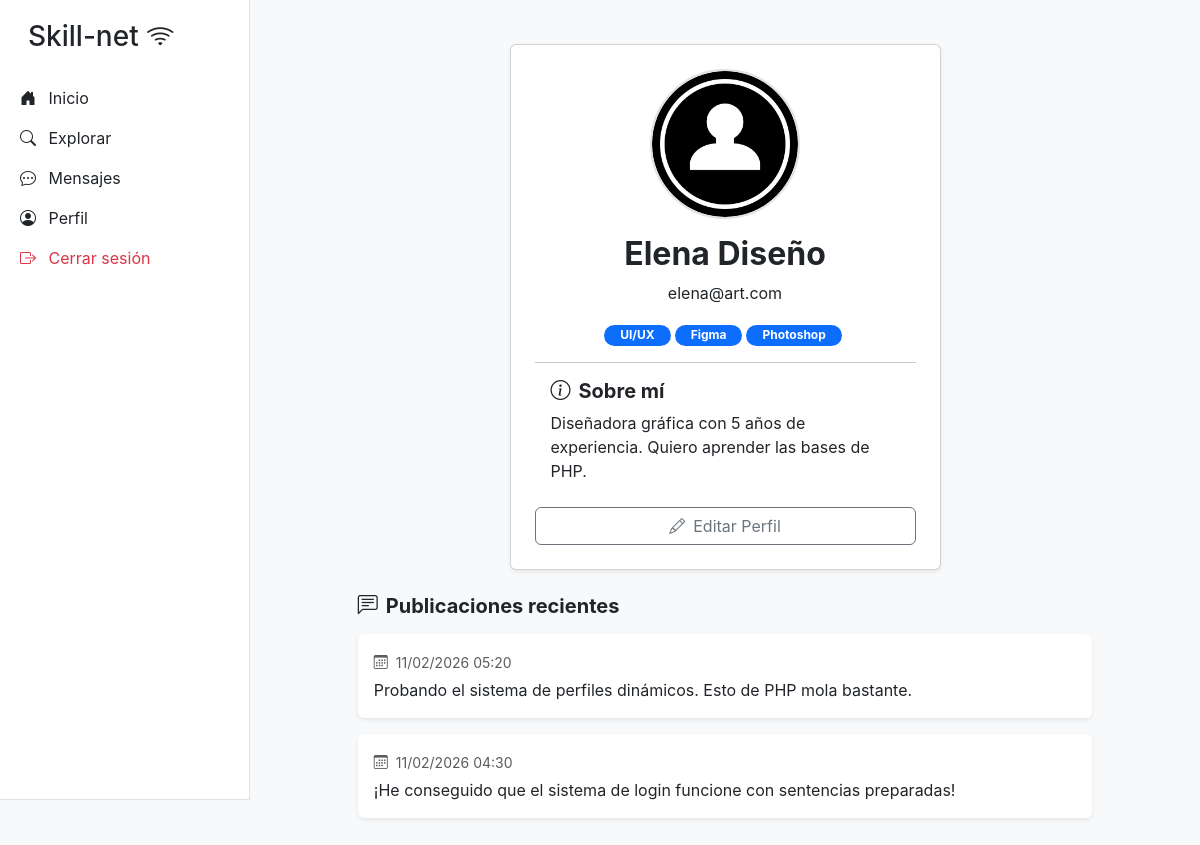
The page /perfil.php (signed in) on the database its author committed.
### tables this page shows
CREATE TABLE IF NOT EXISTS usuarios (
    id INT AUTO_INCREMENT PRIMARY KEY,
    nombre VARCHAR(100) NOT NULL,
    email VARCHAR(150) NOT NULL UNIQUE,
    password VARCHAR(255) NOT NULL,
    habilidades TEXT,  
    bio TEXT,
    avatar VARCHAR(255) DEFAULT 'default.png',
    fecha_registro TIMESTAMP DEFAULT CURRENT_TIMESTAMP
);

CREATE TABLE IF NOT EXISTS publicaciones (
    id INT AUTO_INCREMENT PRIMARY KEY,
    id_usuario INT NOT NULL,
    contenido TEXT NOT NULL,
    fecha_publicacion TIMESTAMP DEFAULT CURRENT_TIMESTAMP,
    FOREIGN KEY (id_usuario) REFERENCES usuarios(id) ON DELETE CASCADE
);

### perfil.php (the view, shortened to what this page needs)
<?php
include 'phpscripts/dbconn.php';
$perfil_id = isset($_GET['id']) ? intval($_GET['id']) : $_SESSION['user_id'];
$stmt = $conn->prepare("SELECT nombre, email, habilidades, bio, avatar FROM usuarios WHERE id = ?");
$stmt->bind_param("i", $perfil_id);
$stmt->execute();
$resultado = $stmt->get_result();
$user_perfil = $resultado->fetch_assoc();
$fotoPerfil = (!empty($user_perfil['avatar']) && file_exists("img/" . $user_perfil['avatar']))
    ? $user_perfil['avatar']
    : "user.png";
?>
<!DOCTYPE html>
<html lang="es">
<head>
    <link href="https://cdn.jsdelivr.net/npm/bootstrap@5.3.0/dist/css/bootstrap.min.css" rel="stylesheet">
    <link rel="stylesheet" href="https://cdn.jsdelivr.net/npm/bootstrap-icons@1.11.0/font/bootstrap-icons.css">
    <link rel="stylesheet" href="css/style.css">
</head>
<body>
    <main class="main-content">
        <div class="container mt-4">
            <div class="row justify-content-center">
                <?php include("phpscripts/navbar.php"); ?>
                <div class="col-md-8 col-lg-6">
                    <div class="card shadow-sm mb-4">
                        <div class="card-body text-center p-4">
                            <img src="img/<?php echo $fotoPerfil; ?>"
                                class="rounded-circle mb-3 img-perfil-crop img-perfil-grande mx-auto d-block"
                                alt="Perfil">
                            <h2 class="fw-bold"><?php echo htmlspecialchars($user_perfil['nombre']); ?></h2>
                            <p class=""><?php echo htmlspecialchars($user_perfil['email']); ?></p>
                            <div class="mb-3">
                                <?php
                                $tags = explode(",", $user_perfil['habilidades'] ?? '');
                                foreach ($tags as $tag) {
                                    if (!empty(trim($tag))) {
                                        echo '<span class="badge bg-primary rounded-pill me-1 px-3">' . htmlspecialchars(trim($tag)) . '</span>';
                                    }
                                }
                                ?>
                            </div>
                            <hr>
                            <div class="text-start px-3">
                                <h5 class="fw-bold"><i class="bi bi-info-circle me-2"></i>Sobre mí</h5>
                                <p class="">
                                    <?php echo nl2br(htmlspecialchars($user_perfil['bio'] ?? 'Este usuario aún no tiene biografía.')); ?>
                                </p>
                            </div>
                            <div class="mt-4">
                                <?php if ($perfil_id == $_SESSION['user_id']): ?>
                                    <a href="editar_perfil.php" class="btn btn-outline-secondary w-100">
                                        <i class="bi bi-pencil me-2"></i>Editar Perfil
                                    </a>
                                <?php else: ?>
                                    <a href="mensajes.php?id=<?php echo $perfil_id; ?>" class="btn btn-primary w-100">
                                        <i class="bi bi-chat-fill me-2"></i>Contactar para colaborar
                                    </a>
                                <?php endif; ?>
                            </div>
                        </div>
                    </div>
                </div>
            </div>
            <div class="row justify-content-center">
                <div class="col-md-10 col-lg-10">
                    <h5 class="fw-bold mb-3">
                        <i class="bi bi-chat-left-text me-2"></i>Publicaciones recientes
                    </h5>
                    <?php
                    $stmt_posts = $conn->prepare("SELECT contenido, fecha_publicacion FROM publicaciones WHERE id_usuario = ? ORDER BY fecha_publicacion DESC");
                    $stmt_posts->bind_param("i", $perfil_id);
                    $stmt_posts->execute();
                    $res_posts = $stmt_posts->get_result();
                    if ($res_posts->num_rows > 0) {
                        while ($post = $res_posts->fetch_assoc()) {
                            ?>
                            <div class="card mb-3 shadow-sm border-0">
                                <div class="card-body p-3">
                                    <div class="mb-1">
                                        <small class="text-muted">
                                            <i class="bi bi-calendar3 me-1"></i>
                                            <?php echo date("d/m/Y H:i", strtotime($post['fecha_publicacion'])); ?>
                                        </small>
                                    </div>
                                    <div class="text-start">
                                        <p class="card-text text-dark">
                                            <?php echo nl2br(htmlspecialchars($post['contenido'])); ?>
                                        </p>
                                    </div>
                                </div>
                            </div>
                            <?php
                        }
                    } else {
                        echo '<div class="text-center p-4 bg-white rounded shadow-sm border">
                                <p class="text-muted mb-0">Este usuario aún no ha compartido nada.</p>
                              </div>';
                    }
                    ?>
                </div>
            </div>
        </div>
    </main>
</body>
</html>

### phpscripts/navbar.php (shortened to what this page needs)
<nav class="d-md-block sidebar sticky-top border-bottom border-md-end">
    <div class="position-sticky">
        <h3 class="px-3 mb-4 d-none d-md-block">Skill-net <i class="bi bi-wifi"></i></h3>
        <ul class="nav flex-row flex-md-column justify-content-around w-100">
            <li class="nav-item">
                <a class="nav-link text-dark p-2" href="index.php">
                    <i class="bi bi-house-door-fill"></i>
                    <span class="d-none d-md-inline ms-2">Inicio</span>
                </a>
            </li>
            <li class="nav-item">
                <a class="nav-link text-dark p-2" href="buscar.php">
                    <i class="bi bi-search"></i>
                    <span class="d-none d-md-inline ms-2">Explorar</span>
                </a>
            </li>
            <li class="nav-item">
                <a class="nav-link text-dark p-2" href="mensajes.php">
                    <i class="bi bi-chat-dots"></i>
                    <span class="d-none d-md-inline ms-2">Mensajes</span>
                </a>
            </li>
            <li class="nav-item">
                <a class="nav-link text-dark p-2" href="perfil.php">
                    <i class="bi bi-person-circle"></i>
                    <span class="d-none d-md-inline ms-2">Perfil</span>
                </a>
            </li>
            <li class="nav-item">
                <a class="nav-link text-danger p-2" href="phpscripts/logout.php">
                    <i class="bi bi-box-arrow-right"></i>
                    <span class="d-none d-md-inline ms-2">Cerrar sesión</span>
                </a>
            </li>
        </ul>
    </div>
</nav>

### css/style.css (style rules this page uses)
body { font-family: 'SF Pro Display'; font-weight: normal; background-color: #f8f9fa; }
.sidebar { height: 100vh; position: fixed; top: 0; left: 0; width: 250px; padding-top: 20px; border-right: 1px solid #dee2e6; background: white; z-index: 1000; }
.main-content { margin-left: 250px; padding: 20px; width: calc(100% - 250px); }
.img-perfil-crop { object-fit: cover !important; object-position: center !important; border: 2px solid #dee2e6; }
.img-perfil-grande { width: 150px; height: 150px; }

### rows shown on the page
usuarios: avatar (placeholder picture), nombre "Elena Diseño", email "elena@art.com", habilidades "UI/UX", habilidades "Figma", habilidades "Photoshop", bio "Diseñadora gráfica con 5 años de experiencia. Quiero aprender las bases de PHP."
publicaciones: fecha_publicacion "11/02/2026 05:20", contenido "Probando el sistema de perfiles dinámicos. Esto de PHP mola bastante."
publicaciones: fecha_publicacion "11/02/2026 04:30", contenido "¡He conseguido que el sistema de login funcione con sentencias preparadas!"
